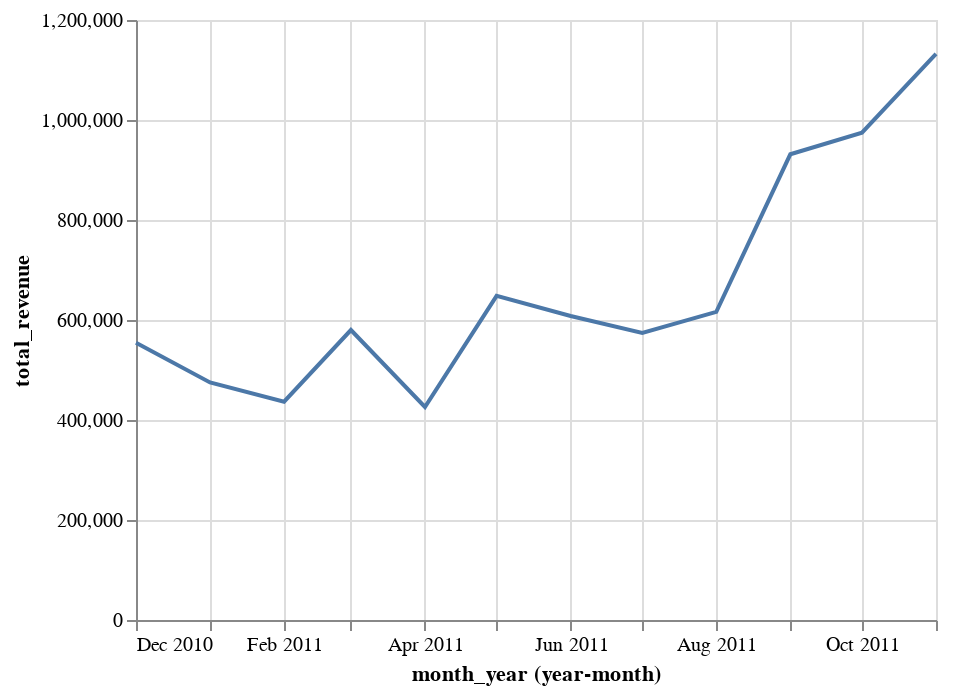

This figure's notebook cell:
### Markdown cell above
### Monthly revenue (3)

### Code cell
# it looks like vega-lite doesn't work with float64 or objects 
# also it seems like it only accepts data that has only the columns used for the plot

e_commerce_monthly['total_revenue'] = e_commerce_monthly['total_revenue'].astype(np.float32)
data.dtypes

monthly_rev = e_commerce_monthly[['month_year','total_revenue']]

alt.Chart(monthly_rev).mark_line().encode(
    x=alt.X('month_year',timeUnit='yearmonth'),
    y='total_revenue'
)

### Figure 1 — Vega-Lite specification as saved in the notebook (floating-point values rounded to 4 significant figures)
{"config": {"view": {"continuousWidth": 400, "continuousHeight": 300}}, "data": {"name": "data-c89478c83d06cac3d3e69d6aa2183906"}, "mark": "line", "encoding": {"x": {"field": "month_year", "timeUnit": "yearmonth", "type": "temporal"}, "y": {"field": "total_revenue", "type": "quantitative"}}, "$schema": "https://vega.github.io/schema/vega-lite/v4.17.0.json", "datasets": {"data-c89478c83d06cac3d3e69d6aa2183906": [{"month_year": "2010-12-01T00:00:00", "total_revenue": 554600.0}, {"month_year": "2011-01-01T00:00:00", "total_revenue": 475100.0}, {"month_year": "2011-02-01T00:00:00", "total_revenue": 436500.0}, {"month_year": "2011-03-01T00:00:00", "total_revenue": 580000.0}, {"month_year": "2011-04-01T00:00:00", "total_revenue": 426000.0}, {"month_year": "2011-05-01T00:00:00", "total_revenue": 648300.0}, {"month_year": "2011-06-01T00:00:00", "total_revenue": 608000.0}, {"month_year": "2011-07-01T00:00:00", "total_revenue": 574200.0}, {"month_year": "2011-08-01T00:00:00", "total_revenue": 616400.0}, {"month_year": "2011-09-01T00:00:00", "total_revenue": 931400.0}, {"month_year": "2011-10-01T00:00:00", "total_revenue": 974600.0}, {"month_year": "2011-11-01T00:00:00", "total_revenue": 1132000.0}]}}
